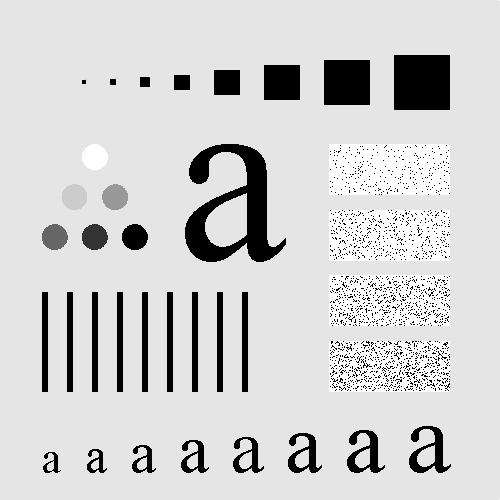
#> input picture Computer Vision/Lab2/Pic1.jpg, 500 x 500 px, found by its file name
$ python lab1.py
#> lines starting #> are read from the running program, lines starting #| are printed output that depends on the picture
import cv2
import numpy as np
import matplotlib.pyplot as plt


def plot_hist(images):
    for img in images:
        plt.hist(img.ravel(), 256, (0, 256))
    plt.show()

def negative(image_path):
#> called with image_path = 'pic1.jpg'
    img = cv2.imread(image_path)
#> img is the input picture: shape (500, 500, 3); min 0, max 255, mean 207.4
    negative_img = 255 - img
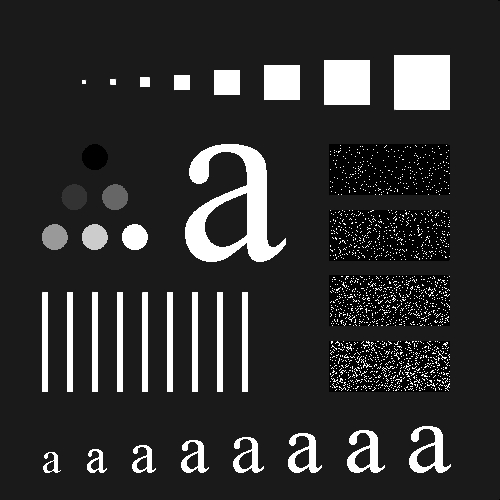
#> negative_img: shape (500, 500, 3); min 0, max 255, mean 47.6
    cv2.imwrite(f"{image_path.split('.')[0]}_negative.jpg", negative_img)

def logarithmic(image_path):
#> called with image_path = 'pic2.jpg'
    img = cv2.imread(image_path)
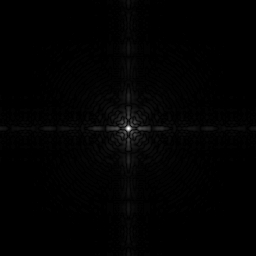
#> input picture Computer Vision/Lab1/pic2.jpg, 256 x 256 px
#> img is the input picture: shape (256, 256, 3); min 0, max 255, mean 2.1
    c = 10
    log_img = c * np.log(1 + img)
#> log_img: shape (256, 256, 3) float16; 0% of the values are NaN or infinite; the others: min 0, max 54.38, mean 5.68
    log_img = log_img.astype(np.uint8)
    cv2.imwrite(f"{image_path.split('.')[0]}_logarithmic.jpg", log_img)

def power(image_path):
#> called with image_path = 'pic3.jpg'
    img = cv2.imread(image_path)
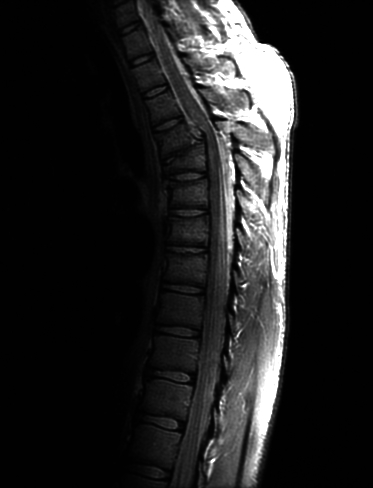
#> input picture Computer Vision/Lab1/pic3.jpg, 373 x 488 px
#> img is the input picture: shape (488, 373, 3); min 0, max 255, mean 32.6
    c = 2
    gamma = 1.5
    power_img = c * img**gamma
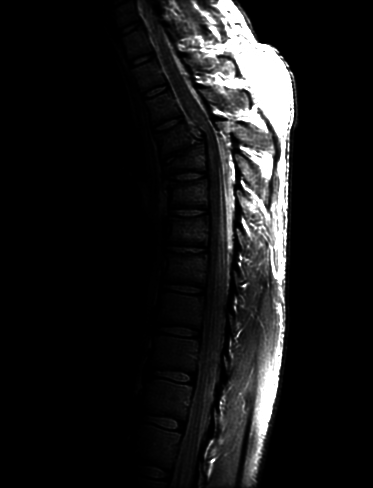
#> power_img: shape (488, 373, 3) float64; min 0, max 8144, mean 784.2; drawn with min black and max white
    cv2.imwrite(f"{image_path.split('.')[0]}_power.jpg", power_img)
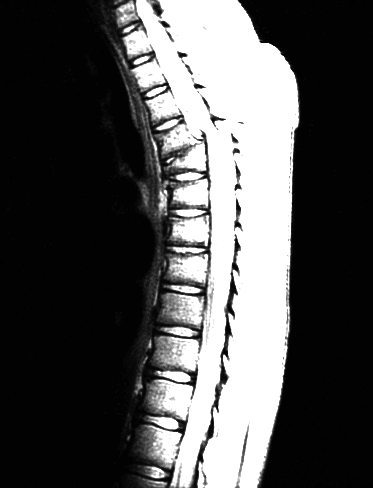
#> saved as pic3_power.jpg: shape (488, 373, 3); min 0, max 255, mean 81.4

def contrast_stretch(image_path):
    img = cv2.imread(image_path)
#> (the run stopped early here; a loop or call above may not have finished)
